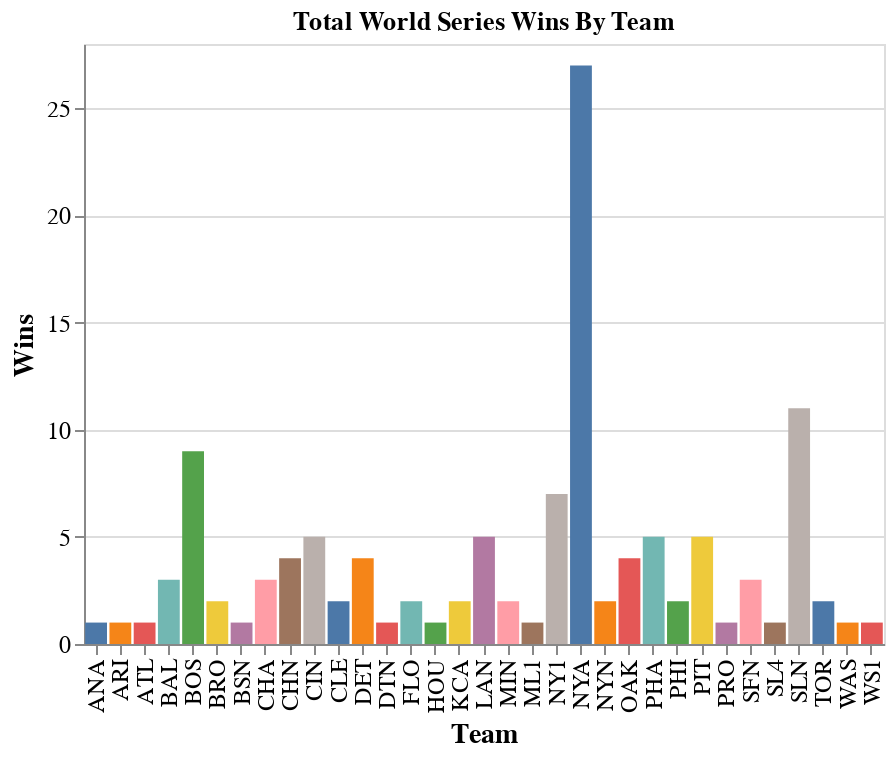

Notebook cell for this chart:
### Code cell
graph = (
    alt.Chart(df2, title="Total World Series Wins By Team")
    .mark_bar()
    .encode(
        x=alt.X("teamID:O", axis=alt.Axis(title="Team")),
        y=alt.Y("wins:Q", axis=alt.Axis(title="Wins")),
        color=alt.Color("teamID", legend=None),
        tooltip=[alt.Tooltip("teamID"), alt.Tooltip("wins")]
    )
    .configure_view(width=400)
    .configure_axis(labelFontSize=12, titleFontSize=14)
)

graph

### Figure 1 — Vega-Lite specification as saved in the notebook (floating-point values rounded to 4 significant figures)
{"config": {"view": {"continuousWidth": 400, "continuousHeight": 300, "width": 400}, "axis": {"labelFontSize": 12, "titleFontSize": 14}}, "data": {"name": "data-fb5d1299b0979f80c73aee9bc16a502e"}, "mark": "bar", "encoding": {"color": {"field": "teamID", "legend": null, "type": "nominal"}, "tooltip": [{"field": "teamID", "type": "nominal"}, {"field": "wins", "type": "quantitative"}], "x": {"axis": {"title": "Team"}, "field": "teamID", "type": "ordinal"}, "y": {"axis": {"title": "Wins"}, "field": "wins", "type": "quantitative"}}, "title": "Total World Series Wins By Team", "$schema": "https://vega.github.io/schema/vega-lite/v4.17.0.json", "datasets": {"data-fb5d1299b0979f80c73aee9bc16a502e": [{"teamID": "ANA", "round": "WS", "teamIDwinner": "ANA", "wins": 1}, {"teamID": "ARI", "round": "WS", "teamIDwinner": "ARI", "wins": 1}, {"teamID": "ATL", "round": "WS", "teamIDwinner": "ATL", "wins": 1}, {"teamID": "BAL", "round": "WS", "teamIDwinner": "BAL", "wins": 3}, {"teamID": "BOS", "round": "WS", "teamIDwinner": "BOS", "wins": 9}, {"teamID": "BRO", "round": "WS", "teamIDwinner": "BRO", "wins": 2}, {"teamID": "BSN", "round": "WS", "teamIDwinner": "BSN", "wins": 1}, {"teamID": "CHA", "round": "WS", "teamIDwinner": "CHA", "wins": 3}, {"teamID": "CHN", "round": "WS", "teamIDwinner": "CHN", "wins": 4}, {"teamID": "CIN", "round": "WS", "teamIDwinner": "CIN", "wins": 5}, {"teamID": "CLE", "round": "WS", "teamIDwinner": "CLE", "wins": 2}, {"teamID": "DET", "round": "WS", "teamIDwinner": "DET", "wins": 4}, {"teamID": "DTN", "round": "WS", "teamIDwinner": "DTN", "wins": 1}, {"teamID": "FLO", "round": "WS", "teamIDwinner": "FLO", "wins": 2}, {"teamID": "HOU", "round": "WS", "teamIDwinner": "HOU", "wins": 1}, {"teamID": "KCA", "round": "WS", "teamIDwinner": "KCA", "wins": 2}, {"teamID": "LAN", "round": "WS", "teamIDwinner": "LAN", "wins": 5}, {"teamID": "MIN", "round": "WS", "teamIDwinner": "MIN", "wins": 2}, {"teamID": "ML1", "round": "WS", "teamIDwinner": "ML1", "wins": 1}, {"teamID": "NY1", "round": "WS", "teamIDwinner": "NY1", "wins": 7}, {"teamID": "NYA", "round": "WS", "teamIDwinner": "NYA", "wins": 27}, {"teamID": "NYN", "round": "WS", "teamIDwinner": "NYN", "wins": 2}, {"teamID": "OAK", "round": "WS", "teamIDwinner": "OAK", "wins": 4}, {"teamID": "PHA", "round": "WS", "teamIDwinner": "PHA", "wins": 5}, {"teamID": "PHI", "round": "WS", "teamIDwinner": "PHI", "wins": 2}, {"teamID": "PIT", "round": "WS", "teamIDwinner": "PIT", "wins": 5}, {"teamID": "PRO", "round": "WS", "teamIDwinner": "PRO", "wins": 1}, {"teamID": "SFN", "round": "WS", "teamIDwinner": "SFN", "wins": 3}, {"teamID": "SL4", "round": "WS", "teamIDwinner": "SL4", "wins": 1}, {"teamID": "SLN", "round": "WS", "teamIDwinner": "SLN", "wins": 11}, {"teamID": "TOR", "round": "WS", "teamIDwinner": "TOR", "wins": 2}, {"teamID": "WAS", "round": "WS", "teamIDwinner": "WAS", "wins": 1}, {"teamID": "WS1", "round": "WS", "teamIDwinner": "WS1", "wins": 1}]}}
